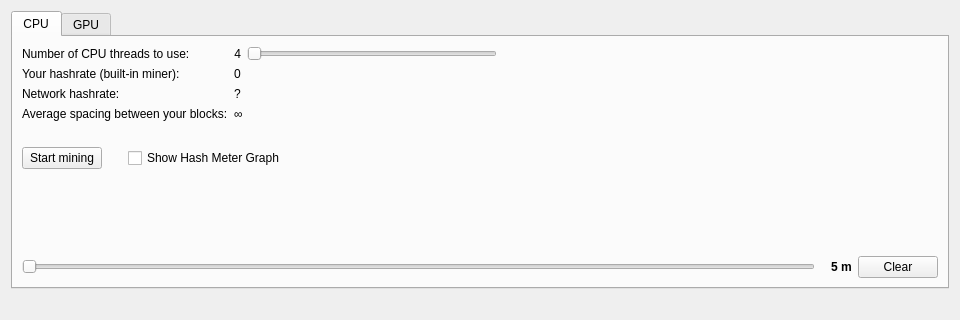
<?xml version="1.0" encoding="UTF-8"?>
<ui version="4.0">
 <class>MiningPage</class>
 <widget class="QWidget" name="MiningPage">
  <property name="geometry">
   <rect>
    <x>0</x>
    <y>0</y>
    <width>960</width>
    <height>320</height>
   </rect>
  </property>
  <property name="windowTitle">
   <string>Form</string>
  </property>
  <property name="styleSheet">
   <string notr="true"/>
  </property>
  <layout class="QVBoxLayout" name="verticalLayout">
   <item>
    <layout class="QHBoxLayout" name="horizontalLayout_0">
     <item>
      <widget class="QTabWidget" name="tabWidget">
       <property name="palette">
        <palette>
         <active/>
         <inactive/>
         <disabled/>
        </palette>
       </property>
       <property name="styleSheet">
        <string notr="true">QTabWidget:tab-bar { alignment: left; }
QTabBar { alignment: left; }
</string>
       </property>
       <property name="currentIndex">
        <number>0</number>
       </property>
       <widget class="QWidget" name="CPU">
        <property name="enabled">
         <bool>true</bool>
        </property>
        <property name="sizePolicy">
         <sizepolicy hsizetype="Expanding" vsizetype="Expanding">
          <horstretch>0</horstretch>
          <verstretch>0</verstretch>
         </sizepolicy>
        </property>
        <property name="minimumSize">
         <size>
          <width>0</width>
          <height>0</height>
         </size>
        </property>
        <attribute name="title">
         <string>CPU</string>
        </attribute>
        <layout class="QGridLayout" name="gridLayout_3">
         <item row="3" column="0">
          <layout class="QHBoxLayout" name="horizontalLayout_8">
           <item>
            <widget class="QSlider" name="sliderCPUGraphSampleTime">
             <property name="minimumSize">
              <size>
               <width>250</width>
               <height>0</height>
              </size>
             </property>
             <property name="orientation">
              <enum>Qt::Horizontal</enum>
             </property>
            </widget>
           </item>
           <item>
            <layout class="QHBoxLayout" name="horizontalLayout_7">
             <item>
              <spacer name="verticalSpacer_2">
               <property name="orientation">
                <enum>Qt::Vertical</enum>
               </property>
               <property name="sizeHint" stdset="0">
                <size>
                 <width>10</width>
                 <height>20</height>
                </size>
               </property>
              </spacer>
             </item>
            </layout>
           </item>
           <item>
            <widget class="QLabel" name="labelCPUGraphSampleSize">
             <property name="font">
              <font>
               <weight>75</weight>
               <bold>true</bold>
              </font>
             </property>
             <property name="text">
              <string>5 m</string>
             </property>
            </widget>
           </item>
           <item>
            <widget class="QPushButton" name="pushButtonClearCPUData">
             <property name="text">
              <string>Clear</string>
             </property>
            </widget>
           </item>
          </layout>
         </item>
         <item row="2" column="0">
          <layout class="QHBoxLayout" name="horizontalLayout_6">
           <item>
            <widget class="HashRateGraphWidget" name="minerCPUHashRateWidget" native="true">
             <property name="sizePolicy">
              <sizepolicy hsizetype="Expanding" vsizetype="Expanding">
               <horstretch>0</horstretch>
               <verstretch>0</verstretch>
              </sizepolicy>
             </property>
            </widget>
           </item>
           <item>
            <spacer name="verticalSpacer_1">
             <property name="orientation">
              <enum>Qt::Vertical</enum>
             </property>
             <property name="sizeHint" stdset="0">
              <size>
               <width>10</width>
               <height>200</height>
              </size>
             </property>
            </spacer>
           </item>
          </layout>
         </item>
         <item row="1" column="0">
          <layout class="QHBoxLayout" name="horizontalLayout_3">
           <item>
            <widget class="QPushButton" name="pushSwitchCPUMining">
             <property name="text">
              <string>Start mining</string>
             </property>
            </widget>
           </item>
           <item>
            <spacer name="verticalSpacer">
             <property name="orientation">
              <enum>Qt::Vertical</enum>
             </property>
             <property name="sizeHint" stdset="0">
              <size>
               <width>20</width>
               <height>100</height>
              </size>
             </property>
            </spacer>
           </item>
           <item>
            <widget class="QCheckBox" name="checkBoxShowCPUGraph">
             <property name="text">
              <string>Show Hash Meter Graph</string>
             </property>
            </widget>
           </item>
           <item>
            <spacer name="horizontalSpacer_2">
             <property name="orientation">
              <enum>Qt::Horizontal</enum>
             </property>
             <property name="sizeHint" stdset="0">
              <size>
               <width>40</width>
               <height>20</height>
              </size>
             </property>
            </spacer>
           </item>
          </layout>
         </item>
         <item row="0" column="0">
          <layout class="QHBoxLayout" name="horizontalLayout_1">
           <item>
            <layout class="QGridLayout" name="gridLayout">
             <item row="0" column="1">
              <layout class="QHBoxLayout" name="horizontalLayout_2">
               <item>
                <widget class="QLabel" name="labelNCPUCores">
                 <property name="text">
                  <string>4</string>
                 </property>
                 <property name="alignment">
                  <set>Qt::AlignRight|Qt::AlignTrailing|Qt::AlignVCenter</set>
                 </property>
                </widget>
               </item>
               <item>
                <widget class="QSlider" name="sliderCPUCores">
                 <property name="minimumSize">
                  <size>
                   <width>250</width>
                   <height>0</height>
                  </size>
                 </property>
                 <property name="orientation">
                  <enum>Qt::Horizontal</enum>
                 </property>
                </widget>
               </item>
              </layout>
             </item>
             <item row="4" column="0">
              <widget class="QLabel" name="label_1">
               <property name="text">
                <string/>
               </property>
              </widget>
             </item>
             <item row="3" column="0">
              <widget class="QLabel" name="label_2">
               <property name="text">
                <string>Average spacing between your blocks:</string>
               </property>
              </widget>
             </item>
             <item row="1" column="0">
              <widget class="QLabel" name="label_3">
               <property name="text">
                <string>Your hashrate (built-in miner):</string>
               </property>
              </widget>
             </item>
             <item row="2" column="0">
              <widget class="QLabel" name="label_4">
               <property name="text">
                <string>Network hashrate:</string>
               </property>
              </widget>
             </item>
             <item row="0" column="0">
              <widget class="QLabel" name="label_5">
               <property name="text">
                <string>Number of CPU threads to use:</string>
               </property>
              </widget>
             </item>
             <item row="1" column="1">
              <widget class="QLabel" name="labelCPUMinerHashRate">
               <property name="text">
                <string>0</string>
               </property>
              </widget>
             </item>
             <item row="2" column="1">
              <widget class="QLabel" name="labelNetHashRateCPU">
               <property name="text">
                <string>?</string>
               </property>
              </widget>
             </item>
             <item row="3" column="1">
              <widget class="QLabel" name="labelNextCPUBlock">
               <property name="text">
                <string>∞</string>
               </property>
              </widget>
             </item>
            </layout>
           </item>
           <item>
            <spacer name="horizontalSpacer_1">
             <property name="orientation">
              <enum>Qt::Horizontal</enum>
             </property>
             <property name="sizeHint" stdset="0">
              <size>
               <width>40</width>
               <height>20</height>
              </size>
             </property>
            </spacer>
           </item>
          </layout>
         </item>
        </layout>
       </widget>
       <widget class="QWidget" name="GPU">
        <property name="sizePolicy">
         <sizepolicy hsizetype="Expanding" vsizetype="Expanding">
          <horstretch>0</horstretch>
          <verstretch>0</verstretch>
         </sizepolicy>
        </property>
        <attribute name="title">
         <string>GPU</string>
        </attribute>
        <layout class="QGridLayout" name="gridLayout_4">
         <item row="0" column="0">
          <layout class="QHBoxLayout" name="horizontalLayout_4">
           <item>
            <layout class="QGridLayout" name="gridLayout_2">
             <item row="0" column="1">
              <layout class="QHBoxLayout" name="horizontalLayout_5">
               <item>
                <widget class="QLabel" name="labelNGPUCores">
                 <property name="text">
                  <string>4</string>
                 </property>
                 <property name="alignment">
                  <set>Qt::AlignRight|Qt::AlignTrailing|Qt::AlignVCenter</set>
                 </property>
                </widget>
               </item>
               <item>
                <widget class="QSlider" name="sliderGPUCores">
                 <property name="minimumSize">
                  <size>
                   <width>250</width>
                   <height>0</height>
                  </size>
                 </property>
                 <property name="orientation">
                  <enum>Qt::Horizontal</enum>
                 </property>
                </widget>
               </item>
              </layout>
             </item>
             <item row="4" column="0">
              <widget class="QLabel" name="label_6">
               <property name="text">
                <string/>
               </property>
              </widget>
             </item>
             <item row="3" column="0">
              <widget class="QLabel" name="label_7">
               <property name="text">
                <string>Average spacing between your blocks:</string>
               </property>
              </widget>
             </item>
             <item row="1" column="0">
              <widget class="QLabel" name="label_8">
               <property name="text">
                <string>Your hashrate (built-in miner):</string>
               </property>
              </widget>
             </item>
             <item row="2" column="0">
              <widget class="QLabel" name="label_9">
               <property name="text">
                <string>Network hashrate:</string>
               </property>
              </widget>
             </item>
             <item row="0" column="0">
              <widget class="QLabel" name="label_10">
               <property name="text">
                <string>Number of GPU devices to use:</string>
               </property>
              </widget>
             </item>
             <item row="1" column="1">
              <widget class="QLabel" name="labelGPUMinerHashRate">
               <property name="text">
                <string>0</string>
               </property>
              </widget>
             </item>
             <item row="2" column="1">
              <widget class="QLabel" name="labelNetHashRateGPU">
               <property name="text">
                <string>?</string>
               </property>
              </widget>
             </item>
             <item row="3" column="1">
              <widget class="QLabel" name="labelNextGPUBlock">
               <property name="text">
                <string>∞</string>
               </property>
              </widget>
             </item>
            </layout>
           </item>
           <item>
            <spacer name="horizontalSpacer_3">
             <property name="orientation">
              <enum>Qt::Horizontal</enum>
             </property>
             <property name="sizeHint" stdset="0">
              <size>
               <width>40</width>
               <height>20</height>
              </size>
             </property>
            </spacer>
           </item>
          </layout>
         </item>
         <item row="1" column="0">
          <layout class="QHBoxLayout" name="horizontalLayout_12">
           <item>
            <widget class="QPushButton" name="pushSwitchGPUMining">
             <property name="text">
              <string>Start mining</string>
             </property>
            </widget>
           </item>
           <item>
            <spacer name="verticalSpacer_5">
             <property name="orientation">
              <enum>Qt::Vertical</enum>
             </property>
             <property name="sizeHint" stdset="0">
              <size>
               <width>20</width>
               <height>100</height>
              </size>
             </property>
            </spacer>
           </item>
           <item>
            <widget class="QCheckBox" name="checkBoxShowGPUGraph">
             <property name="text">
              <string>Show Hash Meter Graph</string>
             </property>
            </widget>
           </item>
           <item>
            <spacer name="horizontalSpacer_4">
             <property name="orientation">
              <enum>Qt::Horizontal</enum>
             </property>
             <property name="sizeHint" stdset="0">
              <size>
               <width>40</width>
               <height>20</height>
              </size>
             </property>
            </spacer>
           </item>
          </layout>
         </item>
         <item row="2" column="0">
          <layout class="QHBoxLayout" name="horizontalLayout_9">
           <item>
            <widget class="HashRateGraphWidget" name="minerGPUHashRateWidget" native="true">
             <property name="sizePolicy">
              <sizepolicy hsizetype="Expanding" vsizetype="Expanding">
               <horstretch>0</horstretch>
               <verstretch>0</verstretch>
              </sizepolicy>
             </property>
            </widget>
           </item>
           <item>
            <spacer name="verticalSpacer_3">
             <property name="orientation">
              <enum>Qt::Vertical</enum>
             </property>
             <property name="sizeHint" stdset="0">
              <size>
               <width>10</width>
               <height>200</height>
              </size>
             </property>
            </spacer>
           </item>
          </layout>
         </item>
         <item row="3" column="0">
          <layout class="QHBoxLayout" name="horizontalLayout_10">
           <item>
            <widget class="QSlider" name="sliderGPUGraphSampleTime">
             <property name="minimumSize">
              <size>
               <width>250</width>
               <height>0</height>
              </size>
             </property>
             <property name="orientation">
              <enum>Qt::Horizontal</enum>
             </property>
            </widget>
           </item>
           <item>
            <layout class="QHBoxLayout" name="horizontalLayout_11">
             <item>
              <spacer name="verticalSpacer_4">
               <property name="orientation">
                <enum>Qt::Vertical</enum>
               </property>
               <property name="sizeHint" stdset="0">
                <size>
                 <width>10</width>
                 <height>20</height>
                </size>
               </property>
              </spacer>
             </item>
            </layout>
           </item>
           <item>
            <widget class="QLabel" name="labelGPUGraphSampleSize">
             <property name="font">
              <font>
               <weight>75</weight>
               <bold>true</bold>
              </font>
             </property>
             <property name="text">
              <string>5 m</string>
             </property>
            </widget>
           </item>
           <item>
            <widget class="QPushButton" name="pushButtonClearGPUData">
             <property name="text">
              <string>Clear</string>
             </property>
            </widget>
           </item>
          </layout>
         </item>
        </layout>
       </widget>
      </widget>
     </item>
    </layout>
   </item>
   <item>
    <widget class="QLabel" name="labelAddress">
     <property name="text">
      <string/>
     </property>
    </widget>
   </item>
  </layout>
 </widget>
 <customwidgets>
  <customwidget>
   <class>HashRateGraphWidget</class>
   <extends>QWidget</extends>
   <header>hashrategraphwidget.h</header>
   <container>1</container>
   <slots>
    <slot>clear()</slot>
   </slots>
  </customwidget>
 </customwidgets>
 <resources/>
 <connections/>
</ui>
